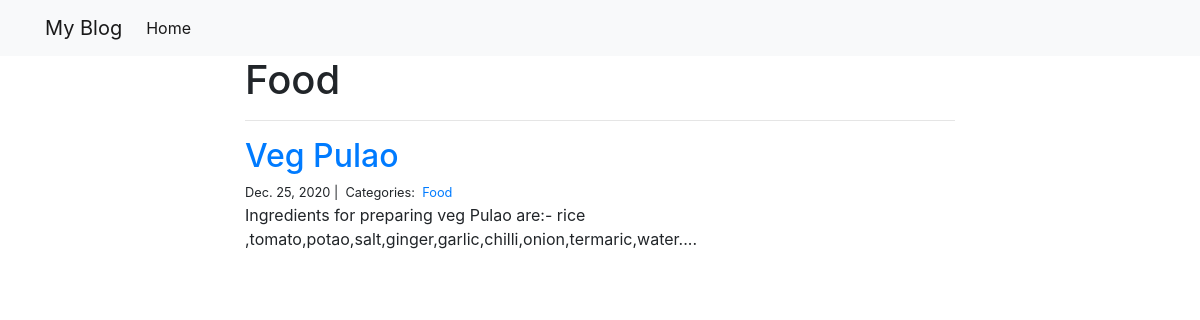
The app's page /blog/Food/ with its own data.
### blog/models.py (models this page shows)
class Category(models.Model):
    name=models.CharField(max_length=30)

class Post(models.Model):
    title=models.CharField(max_length=225)
    body=models.TextField()
    created_on=models.DateTimeField(auto_now_add=True)
    last_modified=models.DateTimeField(auto_now=True)
    categories=models.ManyToManyField('Category',related_name="posts")

### blog/views.py (the view)
# urls.py: path('<category>/',views.blog_category,name='blog_category'),
def blog_category(request,category):
    posts=Post.objects.filter(categories__name__contains=category).order_by('-created_on')
    context={
        "category":category,
        "posts":posts
    }
    return render(request,"blog_category.html",context)

### templates/blog_category.html
{% extends 'base.html' %}
{% block page_content %}
<div class="col-md-8 offset-md-2">
<h1>{{ category | title }}</h1>
<hr>
{% for post in posts %}
<h2><a href="{% url 'blog_detail' post.pk %}">{{ post.title }}</a></h2>
<small>
{{ post.created_on.date }} |&nbsp;
Categories:&nbsp;
{% for category in post.categories.all %}
<a href="{% url 'blog_category' category.name %}">
{{category.name}}
</a>&nbsp;
{% endfor %}
</small>
<p>{{ post.body | slice:":400" }}...</p>
{% endfor %}
</div>
{% endblock %}

### records on screen
Category: name "Food"
Post: title "Veg Pulao", created_on "Dec. 25, 2020", body "Ingredients for preparing veg Pulao are:- rice ,tomato,potao,salt,ginger,garlic,chilli,onion,termaric,water."
